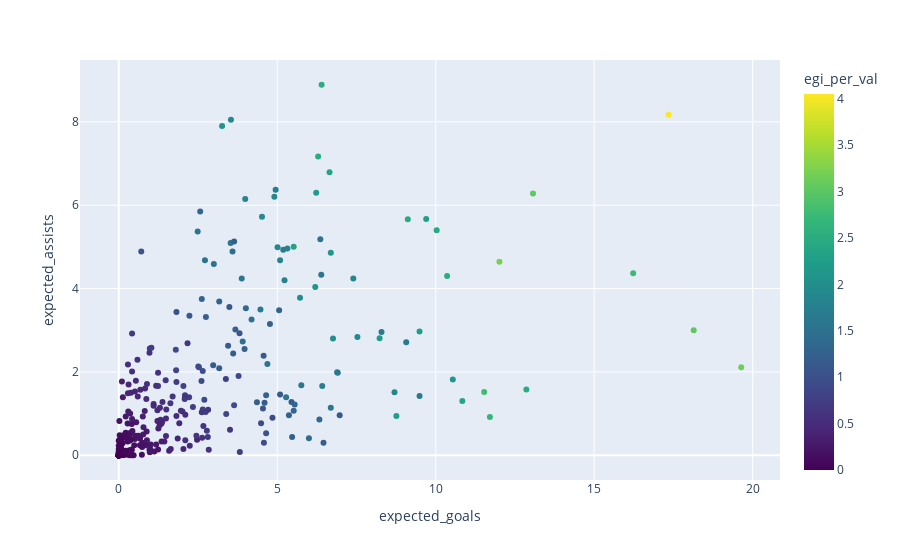

Notebook code cell kept with this figure:
### Code cell
PRICE_MAX = 7.5

plot_df = att_returns_player_grouped_df[att_returns_player_grouped_df["value"] <= PRICE_MAX]

px.scatter(plot_df, x= "expected_goals", y= "expected_assists",
           hover_name= "name", color= "egi_per_val", color_continuous_scale=px.colors.sequential.Viridis)

### Figure 1 — Plotly figure (JSON) as saved in the notebook; plotly's stock layout.template omitted (floating-point values rounded to 4 significant figures; data arrays with more than 128 entries replaced by an {"elided": "..."} marker saying what was removed)
{"data": [{"hovertemplate": "<b>%{hovertext}</b><br><br>expected_goals=%{x}<br>expected_assists=%{y}<br>egi_per_val=%{marker.color}<extra></extra>", "hovertext": {"elided": "467 str values"}, "legendgroup": "", "marker": {"color": {"elided": "467 float values"}, "coloraxis": "coloraxis", "symbol": "circle"}, "mode": "markers", "name": "", "orientation": "v", "showlegend": false, "type": "scatter", "x": {"elided": "467 float values"}, "xaxis": "x", "y": {"elided": "467 float values"}, "yaxis": "y"}], "layout": {"coloraxis": {"colorbar": {"title": {"text": "egi_per_val"}}, "colorscale": [[0, "#440154"], [0.1111, "#482878"], [0.2222, "#3e4989"], [0.3333, "#31688e"], [0.4444, "#26828e"], [0.5556, "#1f9e89"], [0.6667, "#35b779"], [0.7778, "#6ece58"], [0.8889, "#b5de2b"], [1, "#fde725"]]}, "legend": {"tracegroupgap": 0}, "margin": {"t": 60}, "xaxis": {"anchor": "y", "domain": [0, 1], "title": {"text": "expected_goals"}}, "yaxis": {"anchor": "x", "domain": [0, 1], "title": {"text": "expected_assists"}}}}
